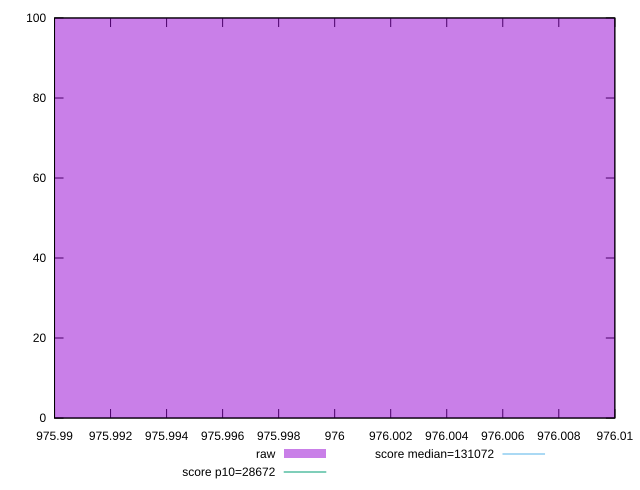

Recreate this plot in gnuplot.
reset

$raw <<EOF
976 100
EOF

set key outside below
set boxwidth 0.1
set xrange [975.99:976.01]
set yrange [0:100]
set trange [0:100]
set style fill transparent solid 0.5 noborder

set parametric
set terminal svg size 640, 490 enhanced background rgb 'white'
set output "reprap/uses-long-cache-ttl/samples/pages+cached+noexternal+nofonts+nosvg+noimg+nocss+nojs/raw/histogram.svg"

plot $raw title "raw" with boxes, \
     28672,t title "score p10=28672", \
     131072,t title "score median=131072"

reset
